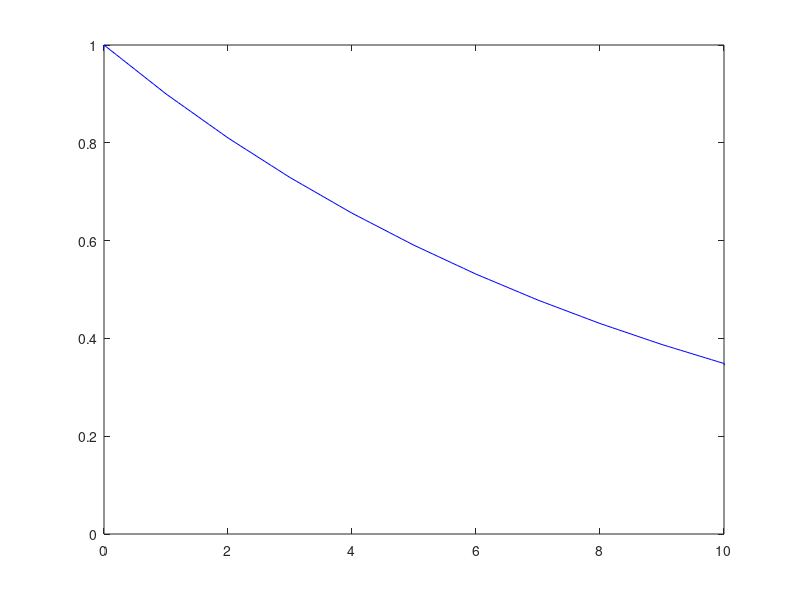

Recreate this plot in MATLAB.
function lin_interp()
    Ts = 1;
    n = 0:10;
    t = -Ts:Ts/10:(10+1)*Ts;
    xn = (0.9.^n).*(n>=0);
    xt = zeros(1,length(t));
    %figure;
    %hold on;
    for i=1:length(n)
        delay = Ts*n(i).*ones(1,length(t));
    %     interp = xn(i)*p(t-delay,Ts);
    %     plot(t,interp,'r');
        xt = xt + xn(i)*p(t-delay,Ts);
    end
    plot(t,xt,'b-');
    axis([min(n)*Ts max(n)*Ts 0 1]);
end

function interp = p(t,T)
    interp = (1-abs(t)/T).*(abs(t)<T);
end
